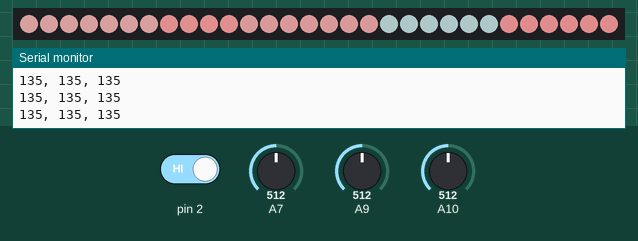
Simulated run of this sketch. Board: Arduino Mega 2560, built with avr-gcc and run on an emulated ATmega2560. On the bench: 30 RGB LEDs in strip order, left to right, the last lines printed to the serial monitor. The inputs (shaded band) are chosen by the test bench; at power-on: A9 = 512, A10 = 512, A7 = 512, pin 2 HIGH. Dim RGB values are drawn brighter than linear; random numbers use the default seed unless the sketch sets one.

Above: at 1.2 s.
1.3 s: A9 set to 6
4.5 s: A10 set to 245
At 5.9 s:
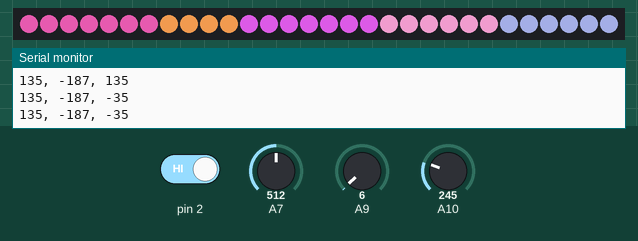
7.7 s: A7 set to 245
At 9.7 s:
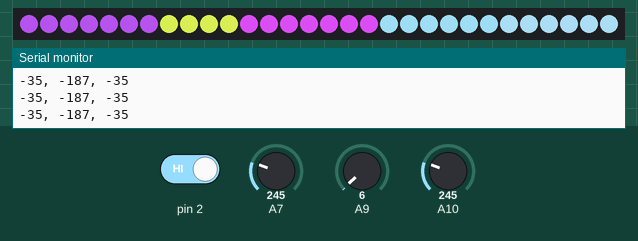
10.9 s: pin 2 driven LOW
At 11.3 s:
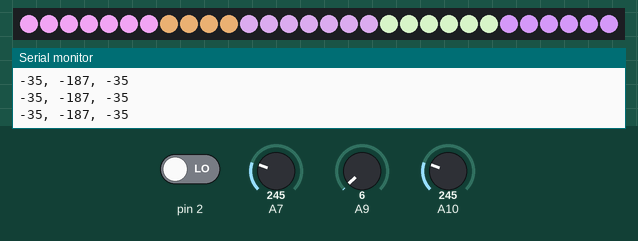
14.1 s: A7 set to 6
At 15.2 s:
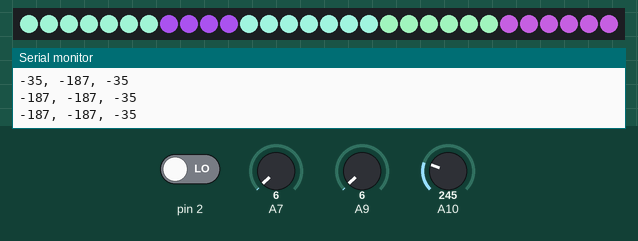
17.3 s: A10 set to 6
At 18.5 s:
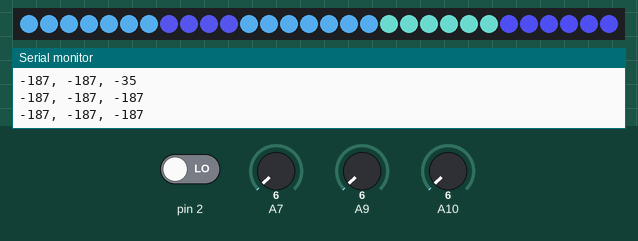
Timing chart, 0 to 20.3 s (numbered marks = the images above; inputs shaded):
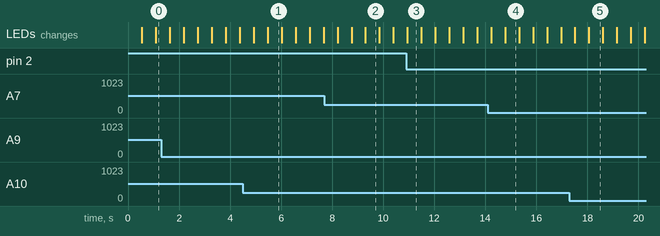

The sketch:

cyborg.ino
```cpp
/// Chest 0 - 6
// shoulder 7-10
// up arm 11-17
/// lowarm 18-23
// hand 24-20


#include <Adafruit_NeoPixel.h>
#define PIN            12
#define NUMPIXELS      30
int accelX;
int accelY;
int accelZ;
const int xInput = A7;
const int yInput = A9;
const int zInput = A10;
const int sampleSize = 2;
int fadeRate = 0;
int MaxBrightness = 255;
int TotalSteps = 2;
Adafruit_NeoPixel strip = Adafruit_NeoPixel(NUMPIXELS, PIN, NEO_GRB + NEO_KHZ800);
void setup() {
  strip.begin();
  for (int i = 0; i < NUMPIXELS; i++) {
    strip.setPixelColor(i, 0, 0, 0);
  }
  analogReference(EXTERNAL);
  Serial.begin(9600);
  pinMode(2, INPUT);
}
void loop() {
  printAxis();
  /// Chest 0 - 6
  // shoulder 7-10
  // up arm 11-17
  /// lowarm 18-23
  // hand 24-30
  if (!digitalRead(2)){
    setSection(0, 6 , accelX, accelZ, random(100, 250));
    setSection(7, 10 , accelX, accelY, random(100, 250));
    setSection(11, 17 , accelX, accelZ, random(100, 250));
    setSection(18, 23 , accelX, accelZ, random(100, 250));
    setSection(24, 30 , accelX, accelY, random(100, 250));
  } else {
    setSection(0, 6 , random(100, 250), accelY, accelX);
    setSection(7, 10 , random(100, 250), accelX, accelY);
    setSection(11, 17 , random(100,250), accelY, accelZ);
    setSection(18, 23 , random(100, 250), accelX, accelZ);
    setSection(24, 30 , random(100, 250), accelX, accelZ);
  }
  //
//  if (digitalRead(2)){
//    setSection(0, 6 , accelX, random(0, 20), random(150, 200));
//    setSection(7, 10 , accelX, random(150, 200), accelZ);
//    setSection(11, 17 , random(150, 200), random(0, 20), accelY);
//    setSection(18, 23 , accelX, random(150, 200), accelZ);
//    setSection(24, 30 , random(0, 20), accelY, random(150, 200));
//  } else {
//    setSection(0, 6 , accelZ, accelY, random(0, 20));
//    setSection(7, 10 , accelX, random(0, 20), accelY);
//    setSection(11, 17 , accelZ, accelY, random(0, 20));
//    setSection(18, 23 , accelY, random(0, 20), accelZ);
//    setSection(24, 30 , accelX, random(0, 20), accelZ);
//  }
}
void setSection(int start, int finish, int Nred, int Ngreen, int Nblue) {
  uint32_t c = strip.getPixelColor(start);
  uint8_t  redCur = (c >> 16) & 0xFF;
  uint8_t  greenCur = (c >>  8) & 0xFF;
  uint8_t  blueCur = c & 0xFF;
  uint8_t redNew = Nred;
  uint8_t greenNew = Ngreen;
  uint8_t blueNew = Nblue;
  for (int i = 1; i < TotalSteps; i++)
  {
    uint8_t red = (((redCur * (TotalSteps - i)) + (redNew * i)) / TotalSteps);
    uint8_t green = (((greenCur * (TotalSteps - i)) + (greenNew * i)) / TotalSteps);
    uint8_t blue = (((blueCur * (TotalSteps - i)) + (blueNew * i)) / TotalSteps);
    for (int j = start; j < finish + 1; j++) {
      strip.setPixelColor(j, red, green, blue);
      strip.show();
      delay(fadeRate);
    }
  }
}
void printAxis() {

  accelX = map(ReadAxis(xInput), 300, 700, 0, 255);
  accelY = map(ReadAxis(yInput), 300, 700, 0, 255);
  accelZ = map(ReadAxis(zInput), 300, 700, 0, 255);
  Serial.print(accelX);
  Serial.print(", ");
  Serial.print(accelY);
  Serial.print(", ");
  Serial.println(accelZ);
  delay(500);
}
int ReadAxis(int axisPin)
{
  long reading = 0;
  analogRead(axisPin);
  delay(1);
  for (int i = 0; i < sampleSize; i++)
  {
    reading += analogRead(axisPin);
  }
  return reading / sampleSize;
}
```
